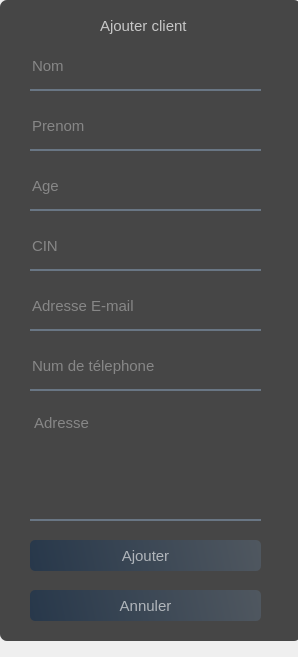
<?xml version="1.0" encoding="UTF-8"?>
<ui version="4.0">
 <class>Form</class>
 <widget class="QWidget" name="Form">
  <property name="geometry">
   <rect>
    <x>0</x>
    <y>0</y>
    <width>298</width>
    <height>657</height>
   </rect>
  </property>
  <property name="windowTitle">
   <string>Form</string>
  </property>
  <widget class="QWidget" name="widget" native="true">
   <property name="geometry">
    <rect>
     <x>0</x>
     <y>0</y>
     <width>301</width>
     <height>651</height>
    </rect>
   </property>
   <widget class="QLabel" name="label">
    <property name="geometry">
     <rect>
      <x>0</x>
      <y>0</y>
      <width>301</width>
      <height>651</height>
     </rect>
    </property>
    <property name="styleSheet">
     <string notr="true">border-image: url(:/images/grbl.jpg);</string>
    </property>
    <property name="text">
     <string/>
    </property>
   </widget>
   <widget class="QLabel" name="label_2">
    <property name="geometry">
     <rect>
      <x>0</x>
      <y>0</y>
      <width>301</width>
      <height>641</height>
     </rect>
    </property>
    <property name="styleSheet">
     <string notr="true">background-color:rgba(0,0,0,180); 
border-radius:7px; </string>
    </property>
    <property name="text">
     <string/>
    </property>
   </widget>
   <widget class="QLabel" name="label_3">
    <property name="geometry">
     <rect>
      <x>100</x>
      <y>10</y>
      <width>231</width>
      <height>31</height>
     </rect>
    </property>
    <property name="maximumSize">
     <size>
      <width>16777215</width>
      <height>16777215</height>
     </size>
    </property>
    <property name="sizeIncrement">
     <size>
      <width>0</width>
      <height>0</height>
     </size>
    </property>
    <property name="font">
     <font>
      <pointsize>11</pointsize>
      <bold>false</bold>
     </font>
    </property>
    <property name="styleSheet">
     <string notr="true">color :rgba(255,255,255,0.7)</string>
    </property>
    <property name="text">
     <string>Ajouter client</string>
    </property>
   </widget>
   <widget class="QLineEdit" name="lineEdit">
    <property name="geometry">
     <rect>
      <x>30</x>
      <y>50</y>
      <width>231</width>
      <height>41</height>
     </rect>
    </property>
    <property name="font">
     <font>
      <pointsize>11</pointsize>
     </font>
    </property>
    <property name="styleSheet">
     <string notr="true">background-color: rgba(0,0,0,0);
border : none ;
border-bottom : 2px solid rgba(105,118,132,255);
color :rgba(255,255,255,0.7);
padding-bottom:7px ;</string>
    </property>
    <property name="placeholderText">
     <string>Nom</string>
    </property>
    <property name="clearButtonEnabled">
     <bool>true</bool>
    </property>
   </widget>
   <widget class="QLineEdit" name="lineEdit_2">
    <property name="geometry">
     <rect>
      <x>30</x>
      <y>110</y>
      <width>231</width>
      <height>41</height>
     </rect>
    </property>
    <property name="font">
     <font>
      <pointsize>11</pointsize>
     </font>
    </property>
    <property name="styleSheet">
     <string notr="true">background-color: rgba(0,0,0,0);
border : none ;
border-bottom : 2px solid rgba(105,118,132,255);
color :rgba(255,255,255,0.7);
padding-bottom:7px ;</string>
    </property>
    <property name="placeholderText">
     <string>Prenom</string>
    </property>
    <property name="clearButtonEnabled">
     <bool>true</bool>
    </property>
   </widget>
   <widget class="QLineEdit" name="lineEdit_3">
    <property name="geometry">
     <rect>
      <x>30</x>
      <y>170</y>
      <width>231</width>
      <height>41</height>
     </rect>
    </property>
    <property name="font">
     <font>
      <pointsize>11</pointsize>
     </font>
    </property>
    <property name="styleSheet">
     <string notr="true">background-color: rgba(0,0,0,0);
border : none ;
border-bottom : 2px solid rgba(105,118,132,255);
color :rgba(255,255,255,0.7);
padding-bottom:7px ;</string>
    </property>
    <property name="placeholderText">
     <string>Age</string>
    </property>
    <property name="clearButtonEnabled">
     <bool>true</bool>
    </property>
   </widget>
   <widget class="QLineEdit" name="lineEdit_4">
    <property name="geometry">
     <rect>
      <x>30</x>
      <y>230</y>
      <width>231</width>
      <height>41</height>
     </rect>
    </property>
    <property name="font">
     <font>
      <pointsize>11</pointsize>
     </font>
    </property>
    <property name="styleSheet">
     <string notr="true">background-color: rgba(0,0,0,0);
border : none ;
border-bottom : 2px solid rgba(105,118,132,255);
color :rgba(255,255,255,0.7);
padding-bottom:7px ;</string>
    </property>
    <property name="placeholderText">
     <string>CIN</string>
    </property>
    <property name="clearButtonEnabled">
     <bool>true</bool>
    </property>
   </widget>
   <widget class="QLineEdit" name="lineEdit_5">
    <property name="geometry">
     <rect>
      <x>30</x>
      <y>290</y>
      <width>231</width>
      <height>41</height>
     </rect>
    </property>
    <property name="font">
     <font>
      <pointsize>11</pointsize>
     </font>
    </property>
    <property name="styleSheet">
     <string notr="true">background-color: rgba(0,0,0,0);
border : none ;
border-bottom : 2px solid rgba(105,118,132,255);
color :rgba(255,255,255,0.7);
padding-bottom:7px ;</string>
    </property>
    <property name="placeholderText">
     <string>Adresse E-mail</string>
    </property>
    <property name="clearButtonEnabled">
     <bool>true</bool>
    </property>
   </widget>
   <widget class="QLineEdit" name="lineEdit_6">
    <property name="geometry">
     <rect>
      <x>30</x>
      <y>350</y>
      <width>231</width>
      <height>41</height>
     </rect>
    </property>
    <property name="font">
     <font>
      <pointsize>11</pointsize>
     </font>
    </property>
    <property name="styleSheet">
     <string notr="true">background-color: rgba(0,0,0,0);
border : none ;
border-bottom : 2px solid rgba(105,118,132,255);
color :rgba(255,255,255,0.7);
padding-bottom:7px ;</string>
    </property>
    <property name="text">
     <string/>
    </property>
    <property name="placeholderText">
     <string>Num de télephone</string>
    </property>
    <property name="clearButtonEnabled">
     <bool>true</bool>
    </property>
   </widget>
   <widget class="QTextEdit" name="textEdit">
    <property name="geometry">
     <rect>
      <x>30</x>
      <y>410</y>
      <width>231</width>
      <height>111</height>
     </rect>
    </property>
    <property name="font">
     <font>
      <pointsize>11</pointsize>
     </font>
    </property>
    <property name="styleSheet">
     <string notr="true">background-color: rgba(0,0,0,0);
border : none ;
border-bottom : 2px solid rgba(105,118,132,255);
color :rgba(255,255,255,0.7);
padding-bottom:7px ;</string>
    </property>
    <property name="placeholderText">
     <string>Adresse</string>
    </property>
   </widget>
  </widget>
  <widget class="QPushButton" name="pushButton">
   <property name="geometry">
    <rect>
     <x>30</x>
     <y>540</y>
     <width>231</width>
     <height>31</height>
    </rect>
   </property>
   <property name="font">
    <font>
     <pointsize>11</pointsize>
     <bold>false</bold>
    </font>
   </property>
   <property name="styleSheet">
    <string notr="true">QPushButton#pushButton{
background-color : qlineargradient(spread:pad,x1:0,y1:0.505682,x2:1,y2:0.477,stop:0 rgba(20,47,78,0.6),stop:1 rgba(85,98,112,0.6));
color:rgba(255,255,255,0.6);
border-radius:5px;
}
QPushButton#pushButton:hover{
background-color : qlineargradient(spread:pad,x1:0,y1:0.505682,x2:1,y2:0.477,stop:0 rgba(40,67,98,219),stop:1 rgba(105,118,132,226));
}
QPushButton#pushButton:pressed{
background-color : qlineargradient(spread:pad,x1:0,y1:0.505682,x2:1,y2:0.477,stop:0  rgba(20,47,78,0.6),stop:1 rgba(85,98,112,0.6));
color:rgba(255,255,255,210);
border-radius:5px;
}
</string>
   </property>
   <property name="text">
    <string>Ajouter</string>
   </property>
  </widget>
  <widget class="QPushButton" name="pushButton_2">
   <property name="geometry">
    <rect>
     <x>30</x>
     <y>590</y>
     <width>231</width>
     <height>31</height>
    </rect>
   </property>
   <property name="font">
    <font>
     <pointsize>11</pointsize>
     <bold>false</bold>
    </font>
   </property>
   <property name="styleSheet">
    <string notr="true">QPushButton#pushButton_2{
background-color : qlineargradient(spread:pad,x1:0,y1:0.505682,x2:1,y2:0.477,stop:0 rgba(20,47,78,0.6),stop:1 rgba(85,98,112,0.6));
color:rgba(255,255,255,0.6);
border-radius:5px;
}
QPushButton#pushButton_2:hover{
background-color : qlineargradient(spread:pad,x1:0,y1:0.505682,x2:1,y2:0.477,stop:0 rgba(40,67,98,219),stop:1 rgba(105,118,132,226));
}
QPushButton#pushButton_2:pressed{
background-color : qlineargradient(spread:pad,x1:0,y1:0.505682,x2:1,y2:0.477,stop:0  rgba(20,47,78,0.6),stop:1 rgba(85,98,112,0.6));
color:rgba(255,255,255,210);
border-radius:5px;
}
</string>
   </property>
   <property name="text">
    <string>Annuler</string>
   </property>
  </widget>
 </widget>
 <resources>
  <include location="res_msgbox.qrc"/>
 </resources>
 <connections/>
</ui>
